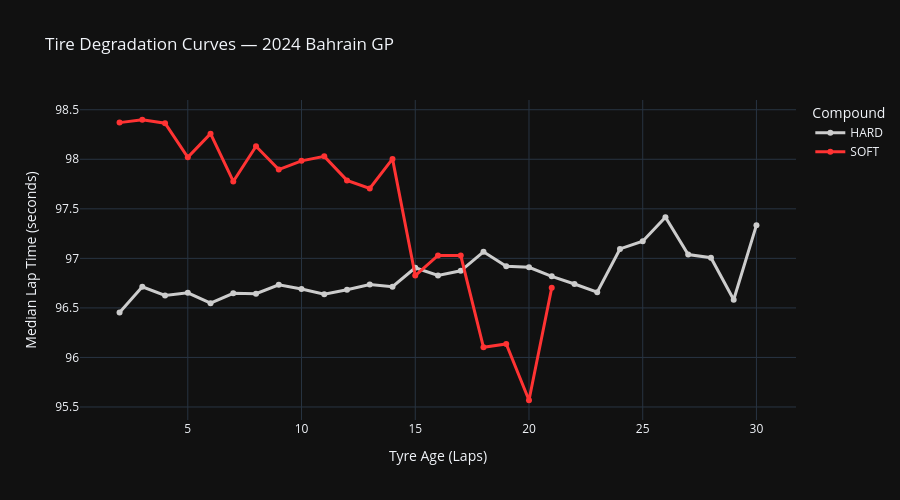

Notebook cell for this chart:
### Code cell
import plotly.express as px
import plotly.graph_objects as go

# ── Average lap time by tyre life per compound ────────────
deg_curve = tire_data.groupby(['Compound', 'TyreLife'])['LapTimeSeconds'].median().reset_index()

fig = go.Figure()

colors = {'SOFT': '#FF3333', 'HARD': '#CCCCCC', 'MEDIUM': '#FFFF00'}

for compound in deg_curve['Compound'].unique():
    df = deg_curve[deg_curve['Compound'] == compound]
    fig.add_trace(go.Scatter(
        x=df['TyreLife'],
        y=df['LapTimeSeconds'],
        mode='lines+markers',
        name=compound,
        line=dict(color=colors.get(compound, 'white'), width=3),
        marker=dict(size=6)
    ))

fig.update_layout(
    title='Tire Degradation Curves — 2024 Bahrain GP',
    xaxis_title='Tyre Age (Laps)',
    yaxis_title='Median Lap Time (seconds)',
    template='plotly_dark',
    legend_title='Compound',
    height=500
)

fig.show()
print("✅ Degradation curves plotted")

### Figure 1 — Plotly figure (JSON) as saved in the notebook; plotly's stock layout.template omitted (floating-point values rounded to 4 significant figures)
{"data": [{"line": {"color": "#CCCCCC", "width": 3}, "marker": {"size": 6}, "mode": "lines+markers", "name": "HARD", "type": "scatter", "x": [2.0, 3.0, 4.0, 5.0, 6.0, 7.0, 8.0, 9.0, 10.0, 11.0, 12.0, 13.0, 14.0, 15.0, 16.0, 17.0, 18.0, 19.0, 20.0, 21.0, 22.0, 23.0, 24.0, 25.0, 26.0, 27.0, 28.0, 29.0, 30.0], "y": [96.45, 96.71, 96.63, 96.65, 96.55, 96.65, 96.64, 96.73, 96.69, 96.64, 96.68, 96.74, 96.71, 96.91, 96.83, 96.87, 97.07, 96.92, 96.91, 96.82, 96.74, 96.66, 97.09, 97.17, 97.42, 97.04, 97.01, 96.58, 97.33]}, {"line": {"color": "#FF3333", "width": 3}, "marker": {"size": 6}, "mode": "lines+markers", "name": "SOFT", "type": "scatter", "x": [2.0, 3.0, 4.0, 5.0, 6.0, 7.0, 8.0, 9.0, 10.0, 11.0, 12.0, 13.0, 14.0, 15.0, 16.0, 17.0, 18.0, 19.0, 20.0, 21.0], "y": [98.37, 98.4, 98.36, 98.02, 98.26, 97.78, 98.13, 97.9, 97.98, 98.03, 97.79, 97.71, 98.0, 96.83, 97.03, 97.03, 96.1, 96.14, 95.57, 96.7]}], "layout": {"height": 500, "legend": {"title": {"text": "Compound"}}, "title": {"text": "Tire Degradation Curves — 2024 Bahrain GP"}, "xaxis": {"title": {"text": "Tyre Age (Laps)"}}, "yaxis": {"title": {"text": "Median Lap Time (seconds)"}}}}
